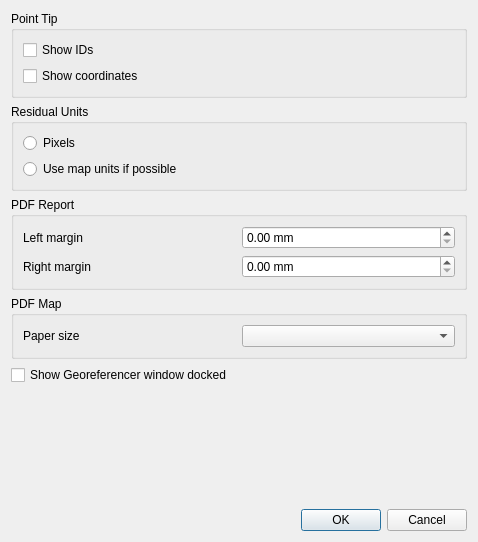
<?xml version="1.0" encoding="UTF-8"?>
<ui version="4.0">
 <class>QgsGeorefConfigDialogBase</class>
 <widget class="QDialog" name="QgsGeorefConfigDialogBase">
  <property name="geometry">
   <rect>
    <x>0</x>
    <y>0</y>
    <width>478</width>
    <height>542</height>
   </rect>
  </property>
  <property name="windowTitle">
   <string>Configure Georeferencer</string>
  </property>
  <layout class="QGridLayout" name="gridLayout_4">
   <item row="5" column="0">
    <spacer name="verticalSpacer">
     <property name="orientation">
      <enum>Qt::Vertical</enum>
     </property>
     <property name="sizeHint" stdset="0">
      <size>
       <width>20</width>
       <height>40</height>
      </size>
     </property>
    </spacer>
   </item>
   <item row="0" column="0">
    <widget class="QGroupBox" name="mPointTipGroupBox">
     <property name="title">
      <string>Point Tip</string>
     </property>
     <layout class="QGridLayout" name="gridLayout">
      <item row="0" column="0">
       <widget class="QCheckBox" name="mShowIDsCheckBox">
        <property name="text">
         <string>Show IDs</string>
        </property>
       </widget>
      </item>
      <item row="1" column="0">
       <widget class="QCheckBox" name="mShowCoordsCheckBox">
        <property name="text">
         <string>Show coordinates</string>
        </property>
       </widget>
      </item>
     </layout>
    </widget>
   </item>
   <item row="4" column="0">
    <widget class="QCheckBox" name="mShowDockedCheckBox">
     <property name="text">
      <string>Show Georeferencer window docked</string>
     </property>
    </widget>
   </item>
   <item row="6" column="0">
    <widget class="QDialogButtonBox" name="buttonBox">
     <property name="orientation">
      <enum>Qt::Horizontal</enum>
     </property>
     <property name="standardButtons">
      <set>QDialogButtonBox::Cancel|QDialogButtonBox::Ok</set>
     </property>
    </widget>
   </item>
   <item row="3" column="0">
    <widget class="QGroupBox" name="groupBox">
     <property name="title">
      <string>PDF Map</string>
     </property>
     <layout class="QGridLayout" name="gridLayout_5">
      <item row="0" column="0">
       <layout class="QHBoxLayout" name="horizontalLayout_3">
        <item>
         <widget class="QLabel" name="label_3">
          <property name="text">
           <string>Paper size</string>
          </property>
         </widget>
        </item>
        <item>
         <widget class="QComboBox" name="mPaperSizeComboBox"/>
        </item>
       </layout>
      </item>
     </layout>
    </widget>
   </item>
   <item row="2" column="0">
    <widget class="QGroupBox" name="mPdfReportGroupBox">
     <property name="title">
      <string>PDF Report</string>
     </property>
     <layout class="QGridLayout" name="gridLayout_2">
      <item row="0" column="0">
       <layout class="QHBoxLayout" name="horizontalLayout">
        <item>
         <widget class="QLabel" name="label">
          <property name="text">
           <string>Left margin</string>
          </property>
         </widget>
        </item>
        <item>
         <widget class="QgsDoubleSpinBox" name="mLeftMarginSpinBox">
          <property name="prefix">
           <string/>
          </property>
          <property name="suffix">
           <string> mm</string>
          </property>
          <property name="showClearButton" stdset="0">
           <bool>true</bool>
          </property>
         </widget>
        </item>
       </layout>
      </item>
      <item row="1" column="0">
       <layout class="QHBoxLayout" name="horizontalLayout_2">
        <item>
         <widget class="QLabel" name="label_2">
          <property name="text">
           <string>Right margin</string>
          </property>
         </widget>
        </item>
        <item>
         <widget class="QgsDoubleSpinBox" name="mRightMarginSpinBox">
          <property name="suffix">
           <string> mm</string>
          </property>
          <property name="showClearButton" stdset="0">
           <bool>true</bool>
          </property>
         </widget>
        </item>
       </layout>
      </item>
     </layout>
    </widget>
   </item>
   <item row="1" column="0">
    <widget class="QGroupBox" name="mResidualUnitsGroupBox">
     <property name="title">
      <string>Residual Units</string>
     </property>
     <layout class="QGridLayout" name="gridLayout_3">
      <item row="0" column="0">
       <widget class="QRadioButton" name="mPixelsButton">
        <property name="text">
         <string>Pixels</string>
        </property>
       </widget>
      </item>
      <item row="1" column="0">
       <widget class="QRadioButton" name="mMapUnitsButton">
        <property name="text">
         <string>Use map units if possible</string>
        </property>
       </widget>
      </item>
     </layout>
    </widget>
   </item>
  </layout>
 </widget>
 <customwidgets>
  <customwidget>
   <class>QgsDoubleSpinBox</class>
   <extends>QDoubleSpinBox</extends>
   <header location="global">qgsdoublespinbox.h</header>
  </customwidget>
 </customwidgets>
 <tabstops>
  <tabstop>mShowIDsCheckBox</tabstop>
  <tabstop>mShowCoordsCheckBox</tabstop>
  <tabstop>mPixelsButton</tabstop>
  <tabstop>mMapUnitsButton</tabstop>
  <tabstop>mLeftMarginSpinBox</tabstop>
  <tabstop>mRightMarginSpinBox</tabstop>
  <tabstop>mPaperSizeComboBox</tabstop>
  <tabstop>mShowDockedCheckBox</tabstop>
 </tabstops>
 <resources/>
 <connections/>
</ui>
